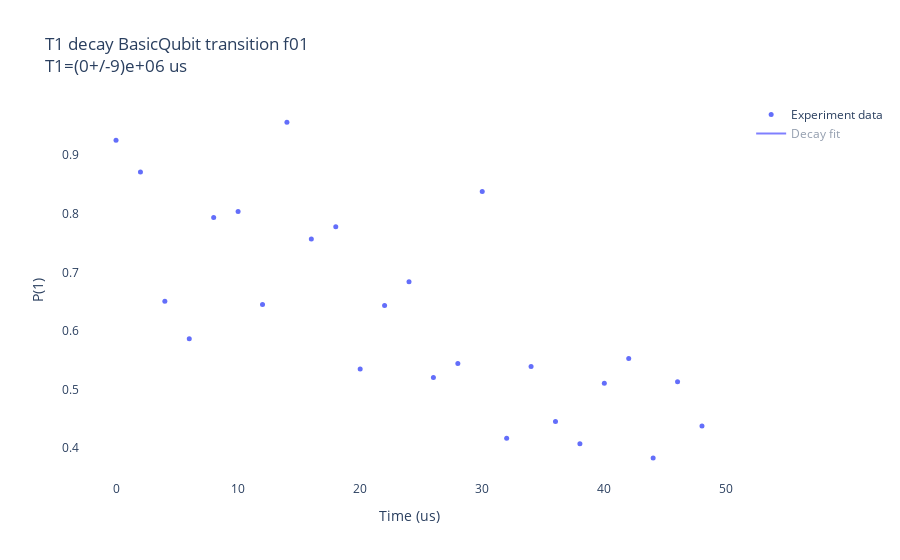

Here is the notebook cell this chart was saved with:
### Code cell
# Perform a basic T1 relaxation measurement
print("Running T1 relaxation measurement...")
print("This measures how long the qubit stays in the excited state before relaxing to ground state.")

try:
    # Run T1 experiment with short time range for quick demonstration
    t1_experiment = SimpleT1(
        qubit=qubit,
        time_length=50,    # Maximum delay time (μs)
        time_resolution=2  # Time step (μs)  
    )
    
    # The experiment automatically fits the data and extracts T1
    print(f"\\nT1 Measurement Complete!")
    print(f"Measured T1 relaxation time: {getattr(t1_experiment, 'fitted_t1', 'N/A')} μs")
    
except Exception as e:
    print(f"T1 experiment encountered an issue: {e}")
    print("This is normal in simulation environments - continuing with demonstration.")

### Figure 1 — Plotly figure (JSON) as saved in the notebook; plotly's stock layout.template omitted (floating-point values rounded to 4 significant figures)
{"data": [{"marker": {"size": 5}, "mode": "markers", "name": "Experiment data", "type": "scatter", "x": [0, 2, 4, 6, 8, 10, 12, 14, 16, 18, 20, 22, 24, 26, 28, 30, 32, 34, 36, 38, 40, 42, 44, 46, 48], "y": [0.9252, 0.871, 0.6507, 0.5867, 0.7933, 0.8039, 0.645, 0.9562, 0.757, 0.7777, 0.5352, 0.6434, 0.6838, 0.5205, 0.5444, 0.8378, 0.4168, 0.5394, 0.4456, 0.4075, 0.5106, 0.5532, 0.3835, 0.5133, 0.4379]}, {"line": {"color": "blue"}, "mode": "lines", "name": "Decay fit", "type": "scatter", "visible": "legendonly", "x": [0, 2, 4, 6, 8, 10, 12, 14, 16, 18, 20, 22, 24, 26, 28, 30, 32, 34, 36, 38, 40, 42, 44, 46, 48], "y": [0.8361, 0.8188, 0.8016, 0.7844, 0.7672, 0.75, 0.7328, 0.7155, 0.6983, 0.6811, 0.6639, 0.6467, 0.6295, 0.6123, 0.5951, 0.5779, 0.5608, 0.5436, 0.5264, 0.5092, 0.492, 0.4748, 0.4576, 0.4405, 0.4233]}], "layout": {"plot_bgcolor": "white", "showlegend": true, "title": {"text": "T1 decay BasicQubit transition f01<br>T1=(0+/-9)e+06 us"}, "xaxis": {"title": {"text": "Time (us)"}}, "yaxis": {"title": {"text": "P(1)"}}}}
